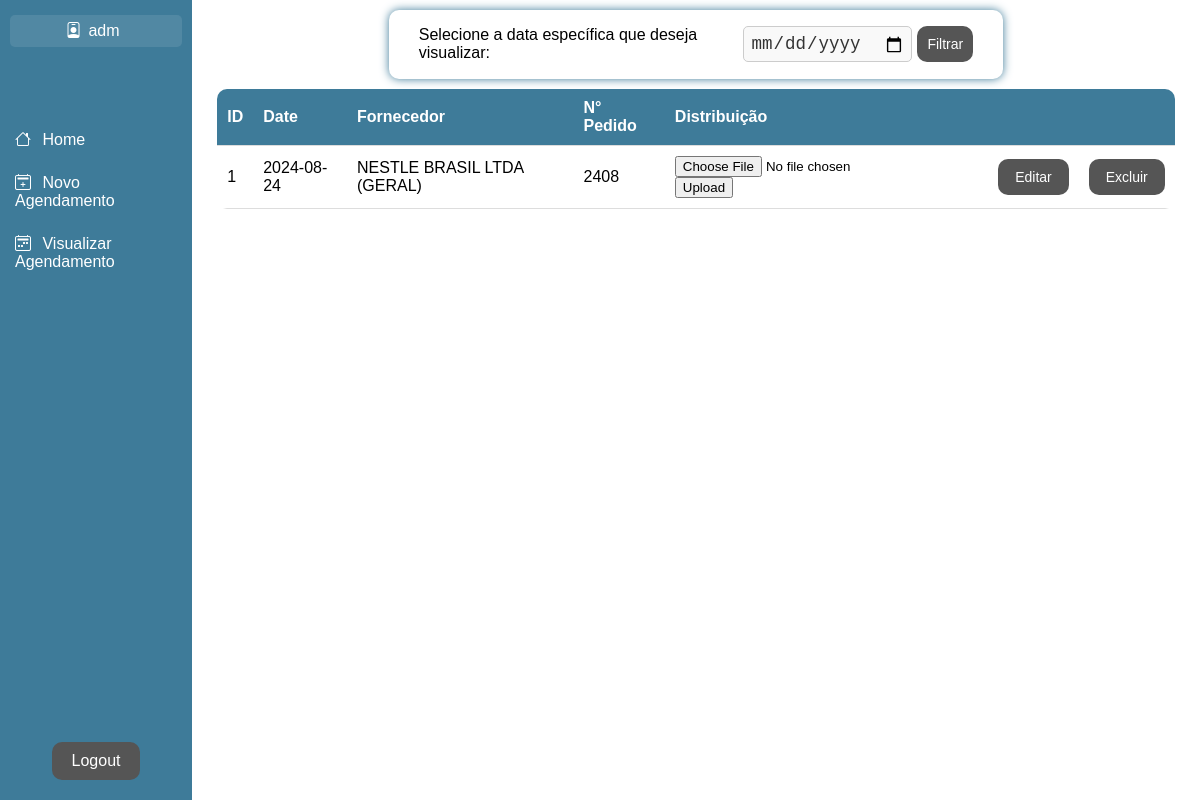
The app's page /home/visualizarAgendamento (signed in), older data.
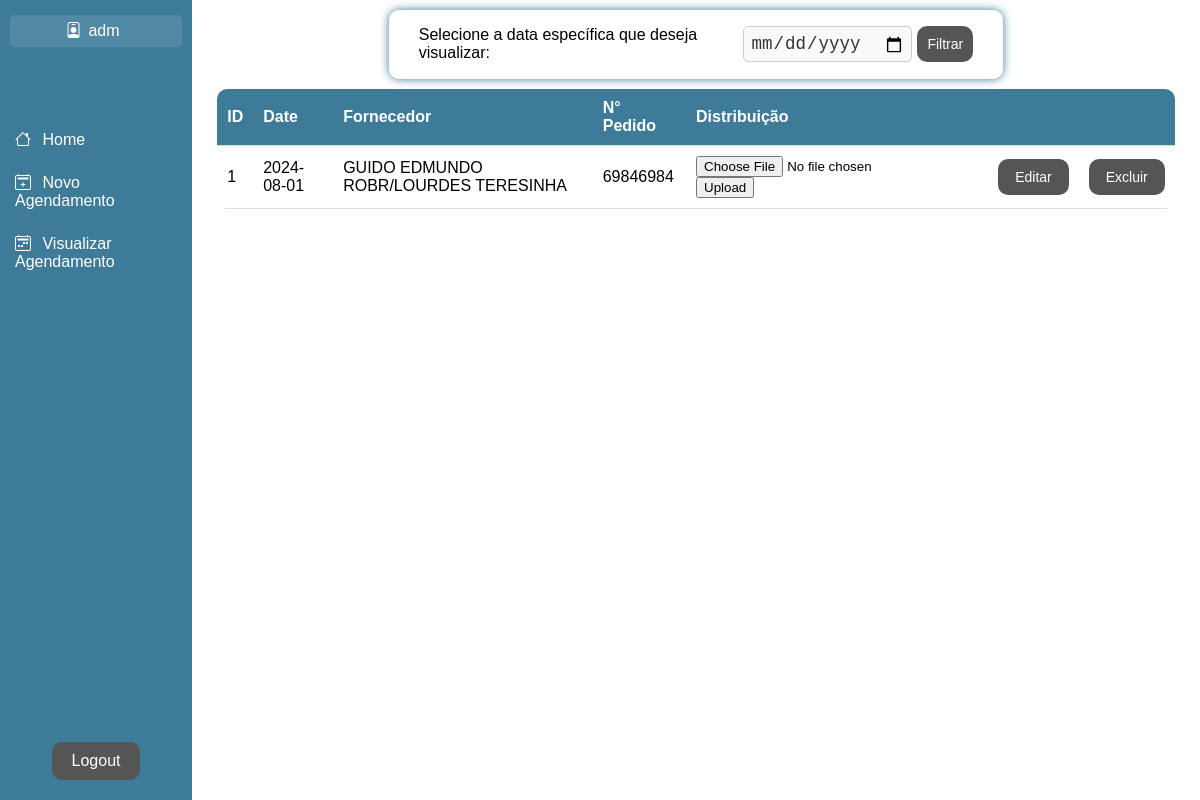
The same page, newer data.
### models.py (models this page shows)
class Agendamentos(db.Model):
    __tablename__ = 'agendamento'
    id = db.Column(db.Integer, nullable=False, primary_key=True)
    dateContato = db.Column(db.Integer, nullable=True)
    dateContatoResp = db.Column(db.Integer, nullable=True)
    date = db.Column(db.Integer, nullable=False)
    deposito = db.Column(db.String(3), nullable=True)
    cnpj = db.Column(db.String, nullable=False)
    fornecedor = db.Column(db.String, nullable=False)
    numeroPedido = db.Column(db.String, nullable=False, unique=True)
    observacao = db.Column(db.String, nullable=True)
    volumePallets = db.Column(db.Integer, nullable=True)
    volumeCxs = db.Column(db.Integer, nullable=True)
    arquivo = db.Column(LargeBinary, nullable=True)
    divergencias = db.relationship('Divergencias', backref='agendamento', uselist=False, cascade='all, delete-orphan')
    trocas = db.relationship('Trocas', backref='agendamento', uselist=False, cascade='all, delete-orphan')
    devolucoes = db.relationship('Devolucoes', backref='agendamento', uselist=False, cascade='all, delete-orphan')
    recebimento = db.relationship('Recebimento', backref='agendamento', uselist=False, cascade='all, delete-orphan')

### blueprints/home.py (the view)
@home_bp.route('/home/visualizarAgendamento')
@login_required
def home_visualizarAgendamento():
    dataFiltrada = request.args.get('date')
    if dataFiltrada:
        dataFiltrada = datetime.strptime(dataFiltrada, '%Y-%m-%d').date()
        agendamentos = db.session.query(Agendamentos).filter(Agendamentos.date == dataFiltrada).all()
    else:
        agendamentos = db.session.query(Agendamentos).all()
    return render_template('home_visualizarAgendamento.html', agendamentos=agendamentos)

### blueprints/login.py (called while the page is built)
@lm.user_loader
def userLoader(id):
    user = db.session.query(User).filter_by(id=id).first()
    return user

### templates/home_visualizarAgendamento.html (shortened to what this page needs)
{% extends "base.html" %}
{% block content %}
    <form action="{{ url_for('home.home_visualizarAgendamento') }}" method="get" class="formV">
        <label>Selecione a data específica que deseja visualizar:</label>
        <input type="date" id="date" name="date">
        <button type="submit" class="btn-v">Filtrar</button>
    </form>
    <div class="tableView">
        <table>
            <thead>
                <tr>
                    <th>ID</th>
                    <th>Date</th>
                    <th>Fornecedor</th>
                    <th>N° Pedido</th>
                    <th>Distribuição</th>
                    <th></th>
                    <th></th>
                </tr>
            </thead>
            <tbody>
                {% for agendamento in agendamentos %}
                <tr>
                    <td>{{ agendamento.id }}</td>
                    <td>{{ agendamento.date }}</td>
                    <td>{{ agendamento.fornecedor }}</td>
                    <td>{{ agendamento.numeroPedido }}</td>
                    <td>
                        <form action="{{ url_for('home.home_visualizarAgendamento_upload') }}" method="post" enctype="multipart/form-data">
                            {% if agendamento.arquivo %}
                                <a href="{{ url_for('home.home_visualizarAgendamento_view_upload', agendamento_id=agendamento.id) }}" target="_blank" class="btn-v">
                                    <i class="bi bi-eye"></i>
                                    <span>Ver</span>
                                </a>
                            {% else %}
                                <input type="file" name="file">
                                <input type="submit" value="Upload">
                            {% endif %}
                        </form>
                    </td>
                    <td>
                        <a href="{{ url_for('home.home_visualizarAgendamento_editar', id=agendamento.id) }}" class="btn-v">
                            <span>Editar</span>
                        </a>
                    </td>
                    <td>
                        <a href="{{ url_for('home.home_visualizarAgendamento_deletar', id=agendamento.id) }}" class="btn-v">
                            <span>Excluir</span>
                        </a>
                    </td>
                </tr>
                {% endfor %}
            </tbody>
        </table>
    </div>
{% endblock %}

Row changes from the older to the newer data that the page shows:
changed Agendamentos id 1: date "2024-08-24" → "2024-08-01"; fornecedor "NESTLE BRASIL LTDA (GERAL)" → "GUIDO EDMUNDO ROBR/LOURDES TERESINHA"; numeroPedido "2408" → "69846984"
